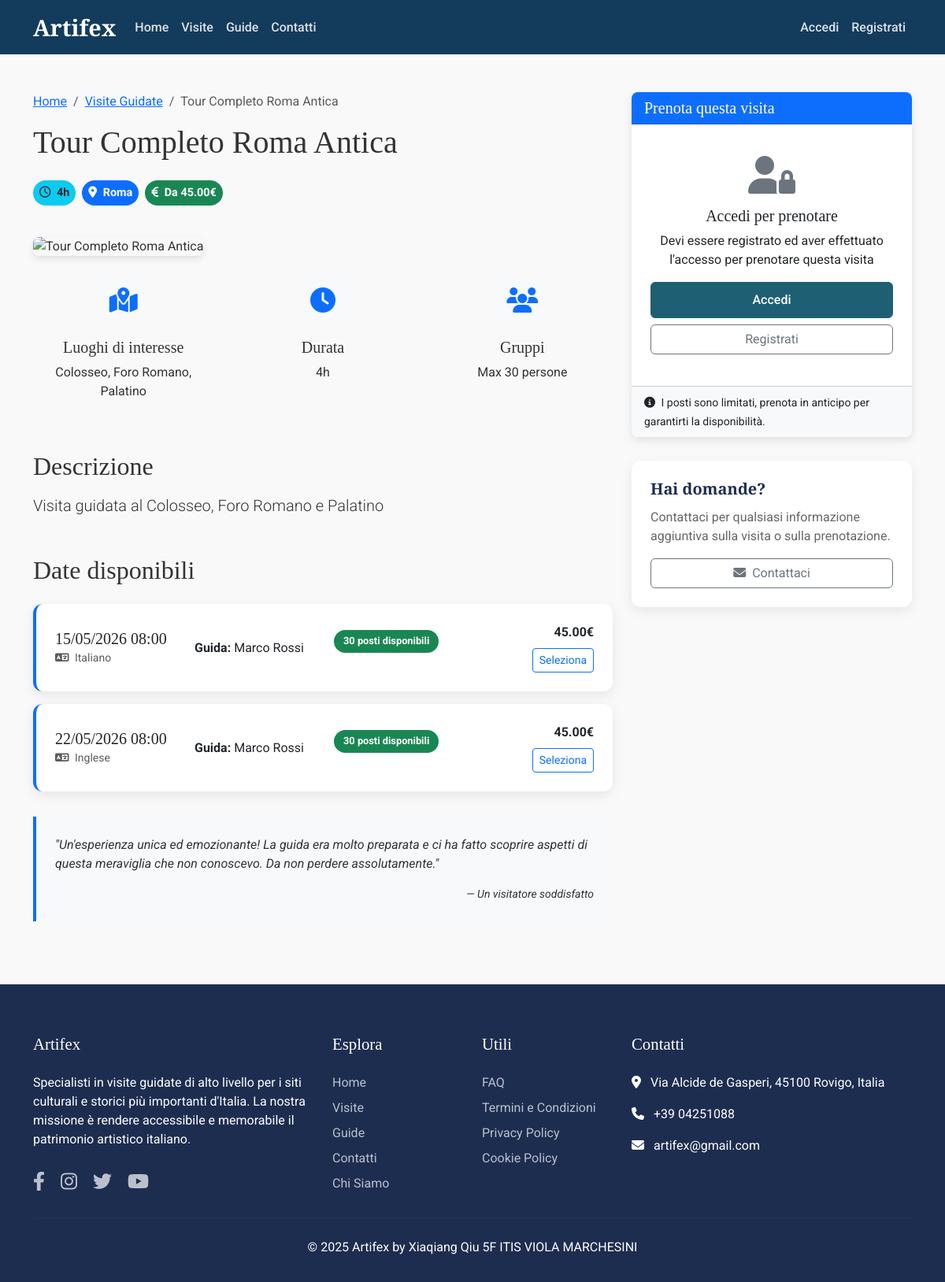
Page /dettaglio_visita.php?id=11 on the committed database.
### tables this page shows
create table visite(
vid int primary key auto_increment,
titolo varchar(100) not null unique,
descrizione text,
durata_media int  
);

create table eventi(
eid int primary key auto_increment,
inizio datetime not null,
minimo_partecipanti int not null,
massimo_partecipanti int not null,
prezzo decimal(10,2) not null,
id_visita int not null,
unique (inizio, id_visita),
foreign key(id_visita) references visite(vid)
);

### dettaglio_visita.php (the view, shortened to what this page needs)
<?php
$config = require 'DB_CONNECT/db_config.php';
$db = DataBase_Connect::getDB($config);
$visita_id = (int)$_GET['id'];
$sql = "SELECT v.vid, v.titolo, v.descrizione, v.durata_media,
        GROUP_CONCAT(DISTINCT si.nome SEPARATOR ', ') as siti_names,
        GROUP_CONCAT(DISTINCT si.sid) as siti_ids,
        GROUP_CONCAT(DISTINCT si.luogo SEPARATOR ', ') as luoghi
        FROM visite v
        JOIN visite_siti vs ON v.vid = vs.id_visita
        JOIN siti_interesse si ON vs.id_sito = si.sid
        WHERE v.vid = ?
        GROUP BY v.vid, v.titolo, v.descrizione, v.durata_media";
$stmt = $db->prepare($sql);
$stmt->execute([$visita_id]);
$visita = $stmt->fetch(PDO::FETCH_OBJ);
$sql_eventi = "SELECT e.eid, e.inizio, e.minimo_partecipanti, e.massimo_partecipanti,
              e.prezzo, g.nome as guida_nome, g.cognome as guida_cognome,
              l.lingua,
              (SELECT COALESCE(SUM(o.quantita), 0) FROM ordini o WHERE o.id_evento = e.eid) as posti_prenotati
              FROM eventi e
              JOIN illustrazioni i ON e.eid = i.id_evento
              JOIN guide g ON i.id_guida = g.gid
              JOIN lingue l ON i.id_lingua = l.lid
              WHERE e.id_visita = ? AND e.inizio > NOW()
              ORDER BY e.inizio ASC";
$stmt_eventi = $db->prepare($sql_eventi);
$stmt_eventi->execute([$visita_id]);
$eventi = $stmt_eventi->fetchAll(PDO::FETCH_OBJ);
function formatta_durata($minuti) {
    $ore = floor($minuti / 60);
    $min = $minuti % 60;
    if ($ore > 0) {
        return $ore . 'h ' . ($min > 0 ? $min . 'min' : '');
    } else {
        return $min . ' min';
    }
}
$tourImages = [
    3 => 'https://www.duomomilano.it/wp-content/uploads/2024/01/terrazze-duomo-di-milano.jpg',
    4 => 'https://www.hotelbrunelleschi.it/wp-content/uploads/weekend-a-firenze-800x534.jpg',
    5 => 'https://encrypted-tbn0.gstatic.com/images?q=tbn:ANd9GcTjP1GIEVa1-zyhciuOFNQGCU-tvAj_U9pS0g&s',
    11 => 'https://tourismmedia.italia.it/is/image/mitur/20220127150143-colosseo-roma-lazio-shutterstock-756032350?wid=1600&hei=900&fit=constrain,1&fmt=webp',
    13 => 'https://www.italia.it/content/dam/tdh/it/site1/getty-temp-image/category-nuove/venezia/1600X900_venezia_san_marco_gabbiano.jpg'
];
$fallbackImage = 'https://www.lafinestraaccanto.com/wp-content/uploads/2024/09/Alberobello-in-evidenza.jpg';
$imgSrc = isset($tourImages[$visita_id]) ? $tourImages[$visita_id] : $fallbackImage;
?>
<!DOCTYPE html>
<html lang="it">
<head>
    <link rel="stylesheet" href="https://cdnjs.cloudflare.com/ajax/libs/font-awesome/6.4.0/css/all.min.css">
    <link href="https://cdn.jsdelivr.net/npm/bootstrap@5.3.0/dist/css/bootstrap.min.css" rel="stylesheet">
    <link href="CSS/index.css" rel="stylesheet">
    <link href="CSS/dettaglio.css" rel="stylesheet">
</head>
<body>
<?php include 'PageComponenti/header.php'; ?>
<div class="container my-5">
    <div class="row">
        <div class="col-lg-8">
            <nav aria-label="breadcrumb">
                <ol class="breadcrumb">
                    <li class="breadcrumb-item"><a href="index.php">Home</a></li>
                    <li class="breadcrumb-item"><a href="visite.php">Visite Guidate</a></li>
                    <li class="breadcrumb-item active"><?php echo htmlspecialchars($visita->titolo); ?></li>
                </ol>
            </nav>
            <h1 class="mb-4"><?php echo htmlspecialchars($visita->titolo); ?></h1>
            <div class="d-flex align-items-center mb-4">
                <span class="badge bg-info text-dark me-2 badge-custom">
                    <i class="far fa-clock me-1"></i> <?php echo formatta_durata($visita->durata_media); ?>
                </span>
                <span class="badge bg-primary me-2 badge-custom">
                    <i class="fas fa-map-marker-alt me-1"></i> <?php echo htmlspecialchars($visita->luoghi); ?>
                </span>
                <?php if (!empty($eventi)): ?>
                    <span class="badge bg-success badge-custom">
                    <i class="fas fa-euro-sign me-1"></i> Da <?php echo number_format($eventi[0]->prezzo, 2); ?>€
                </span>
                <?php endif; ?>
            </div>
            <img src="<?php echo $imgSrc; ?>" alt="<?php echo htmlspecialchars($visita->titolo); ?>" class="img-fluid mb-4 tour-image w-100">
            <div class="row mb-5">
                <div class="col-md-4 text-center">
                    <div class="feature-icon">
                        <i class="fas fa-map-marked-alt"></i>
                    </div>
                    <h5>Luoghi di interesse</h5>
                    <p><?php echo htmlspecialchars($visita->siti_names); ?></p>
                </div>
                <div class="col-md-4 text-center">
                    <div class="feature-icon">
                        <i class="fas fa-clock"></i>
                    </div>
                    <h5>Durata</h5>
                    <p><?php echo formatta_durata($visita->durata_media); ?></p>
                </div>
                <div class="col-md-4 text-center">
                    <div class="feature-icon">
                        <i class="fas fa-users"></i>
                    </div>
                    <h5>Gruppi</h5>
                    <p>Max <?php echo !empty($eventi) ? $eventi[0]->massimo_partecipanti : '0'; ?> persone</p>
                </div>
            </div>
            <h2 class="mb-3">Descrizione</h2>
            <p class="lead mb-5"><?php echo htmlspecialchars($visita->descrizione); ?></p>
            <h2 class="mb-4">Date disponibili</h2>
            <?php if (count($eventi) > 0): ?>
                <?php foreach ($eventi as $evento):
                    $data_evento = new DateTime($evento->inizio);
                    $data_formattata = $data_evento->format('d/m/Y H:i');
                    $posti_disponibili = $evento->massimo_partecipanti - $evento->posti_prenotati;
                    ?>
                    <div class="card evento-card mb-3">
                        <div class="card-body">
                            <div class="row align-items-center">
                                <div class="col-md-3">
                                    <h5 class="mb-0"><?php echo $data_formattata; ?></h5>
                                    <small class="text-muted">
                                        <i class="fas fa-language me-1"></i> <?php echo htmlspecialchars($evento->lingua); ?>
                                    </small>
                                </div>
                                <div class="col-md-3">
                                    <p class="mb-0">
                                        <strong>Guida:</strong> <?php echo htmlspecialchars($evento->guida_nome . ' ' . $evento->guida_cognome); ?>
                                    </p>
                                </div>
                                <div class="col-md-3">
                                <span class="badge bg-<?php echo $posti_disponibili > 5 ? 'success' : ($posti_disponibili > 0 ? 'warning' : 'danger'); ?>">
                                    <?php echo $posti_disponibili; ?> posti disponibili
                                </span>
                                </div>
                                <div class="col-md-3 text-end">
                                    <strong class="d-block mb-2"><?php echo number_format($evento->prezzo, 2); ?>€</strong>
                                    <button class="btn btn-sm btn-outline-primary seleziona-evento"
                                            data-evento-id="<?php echo $evento->eid; ?>"
                                            data-evento-data="<?php echo $data_formattata; ?>"
                                            data-evento-prezzo="<?php echo number_format($evento->prezzo, 2); ?>"
                                            data-evento-lingua="<?php echo htmlspecialchars($evento->lingua); ?>"
                                            data-evento-posti="<?php echo $posti_disponibili; ?>">
                                        Seleziona
                                    </button>
                                </div>
                            </div>
                        </div>
                    </div>
                <?php endforeach; ?>
            <?php else: ?>
                <div class="alert alert-info">
                    Non ci sono eventi disponibili per questa visita al momento.
                </div>
            <?php endif; ?>
            <div class="testimonial">
                <p>"Un'esperienza unica ed emozionante! La guida era molto preparata e ci ha fatto scoprire aspetti di questa meraviglia che non conoscevo. Da non perdere assolutamente."</p>
                <small class="d-block text-end">— Un visitatore soddisfatto</small>
            </div>
        </div>
        <div class="col-lg-4">
            <div class="card prenotazione-card">
                <div class="card-header bg-primary text-white">
                    <h5 class="mb-0">Prenota questa visita</h5>
                </div>
                <div class="card-body">
                    <?php if ($logged_in): ?>
                        <form method="post" action="">
                            <div class="mb-3">
                                <label for="evento-select" class="form-label">Seleziona una data:</label>
                                <select class="form-select" id="evento-select" name="evento_id" required>
                                    <option value="">Seleziona una data</option>
                                    <?php foreach ($eventi as $evento):
                                        $data_evento = new DateTime($evento->inizio);
                                        $data_formattata = $data_evento->format('d/m/Y H:i');
                                        $posti_disponibili = $evento->massimo_partecipanti - $evento->posti_prenotati;
                                        $disabled = $posti_disponibili <= 0 ? 'disabled' : '';
                                        ?>
                                        <option value="<?php echo $evento->eid; ?>" <?php echo $disabled; ?>
                                                data-prezzo="<?php echo number_format($evento->prezzo, 2); ?>"
                                                data-posti="<?php echo $posti_disponibili; ?>"
                                                data-lingua="<?php echo htmlspecialchars($evento->lingua); ?>">
                                            <?php echo $data_formattata; ?> - <?php echo htmlspecialchars($evento->lingua); ?>
                                            <?php if ($posti_disponibili <= 0): ?> (SOLD OUT)<?php endif; ?>
                                        </option>
                                    <?php endforeach; ?>
                                </select>
                            </div>
                            <div id="dettagli-evento" class="d-none mb-3">
                                <div class="alert alert-light border">
                                    <p class="mb-1"><strong>Data:</strong> <span id="data-display"></span></p>
                                    <p class="mb-1"><strong>Lingua:</strong> <span id="lingua-display"></span></p>
                                    <p class="mb-1"><strong>Prezzo:</strong> <span id="prezzo-display"></span>€</p>
                                    <p class="mb-0"><strong>Posti disponibili:</strong> <span id="posti-display"></span></p>
                                </div>
                            </div>
                            <div class="mb-3">
                                <label for="quantita" class="form-label">Numero di partecipanti:</label>
                                <input type="number" class="form-control" id="quantita" name="quantita" min="1" value="1" required>
                            </div>
                            <div class="mb-2">
                                <p class="mb-1">Prezzo totale:</p>
                                <h4 id="prezzo-totale">0.00€</h4>
                            </div>
                            <div class="d-grid gap-2">
                                <button type="submit" name="prenota_ora" class="btn btn-primary">
                                    <i class="fas fa-calendar-check me-2"></i>Prenota ora
                                </button>
                                <button type="submit" name="aggiungi_carrello" class="btn btn-outline-primary">
                                    <i class="fas fa-shopping-cart me-2"></i>Aggiungi al carrello
                                </button>
                            </div>
                        </form>
                    <?php else: ?>
                        <div class="text-center py-3">
                            <i class="fas fa-user-lock fa-3x mb-3 text-secondary"></i>
                            <h5>Accedi per prenotare</h5>
                            <p class="mb-3">Devi essere registrato ed aver effettuato l'accesso per prenotare questa visita</p>
                            <div class="d-grid gap-2">
                                <a href="login.php" class="btn btn-primary">Accedi</a>
                                <a href="registrazione.php" class="btn btn-outline-secondary">Registrati</a>
                            </div>
                        </div>
                    <?php endif; ?>
                </div>
                <div class="card-footer bg-light">
                    <small>
                        <i class="fas fa-info-circle me-1"></i> I posti sono limitati, prenota in anticipo per garantirti la disponibilità.
                    </small>
                </div>
            </div>
            <div class="card mt-4">
                <div class="card-body">
                    <h5 class="card-title">Hai domande?</h5>
                    <p class="card-text">Contattaci per qualsiasi informazione aggiuntiva sulla visita o sulla prenotazione.</p>
                    <a href="contatti.php" class="btn btn-outline-secondary w-100">
                        <i class="fas fa-envelope me-2"></i>Contattaci
                    </a>
                </div>
            </div>
        </div>
    </div>
</div>
<?php include 'PageComponenti/footer.php'; ?>
</body>
</html>

### CSS/index.css (style rules this page uses)
:root { --primary-color: #1E5F74; --secondary-color: #133B5C; --accent-color: #E8A87C; --light-color: #FCDAB7; --dark-color: #1D2D50; }
body { font-family: 'Roboto', sans-serif; color: #333; background-color: #f9f9f9; }
h1, h2, h3, h4, h5 { font-family: 'Playfair Display', serif; }
.btn-primary { background-color: var(--primary-color); border-color: var(--primary-color); padding: 10px 24px; font-weight: 500; }
.card { transition: transform 0.3s, box-shadow 0.3s; border: none; border-radius: 12px; overflow: hidden; margin-bottom: 30px; box-shadow: 0 5px 15px rgba(0, 0, 0, 0.08); }
.card-body { padding: 1.5rem; }
.card-title { font-weight: bold; margin-bottom: 0.75rem; color: var(--dark-color); }
.card-text { color: #666; margin-bottom: 1rem; display: -webkit-box; -webkit-line-clamp: 3; -webkit-box-orient: vertical; overflow: hidden; }
.badge { font-size: 0.8rem; padding: 0.5rem 0.75rem; border-radius: 30px; margin-bottom: 1rem; }

### CSS/dettaglio.css (style rules this page uses)
.tour-image { height: 400px; object-fit: cover; border-radius: 8px; box-shadow: 0 4px 8px rgba(0, 0, 0, 0.1); }
.evento-card { border-left: 4px solid #0d6efd; margin-bottom: 1rem; transition: transform 0.3s; }
.prenotazione-card { position: sticky; top: 20px; border-radius: 8px; box-shadow: 0 4px 12px rgba(0, 0, 0, 0.1); }
.feature-icon { width: 4rem; height: 4rem; border-radius: 0.75rem; background-color: #f8f9fa; display: inline-flex; align-items: center; justify-content: center; margin-bottom: 1rem; }
.feature-icon i { font-size: 2rem; color: #0d6efd; }
.badge-custom { font-size: 0.9rem; padding: 0.5rem; }
.testimonial { font-style: italic; padding: 1.5rem; background-color: #f8f9fa; border-left: 4px solid #0d6efd; margin: 2rem 0; }

### rows in the picture
visite: titolo "Tour Completo Roma Antica", durata_media "4h", descrizione "Visita guidata al Colosseo, Foro Romano e Palatino"
eventi: prezzo "45.00", massimo_partecipanti "30", inizio "15/05/2026 08:00", lingua "Italiano", guida_cognome "Marco Rossi"
eventi: inizio "22/05/2026 08:00", lingua "Inglese", guida_cognome "Marco Rossi", massimo_partecipanti "30", prezzo "45.00"

### other values in the picture
$visita->luoghi "Roma"
$visita->siti_names "Colosseo, Foro Romano, Palatino"
